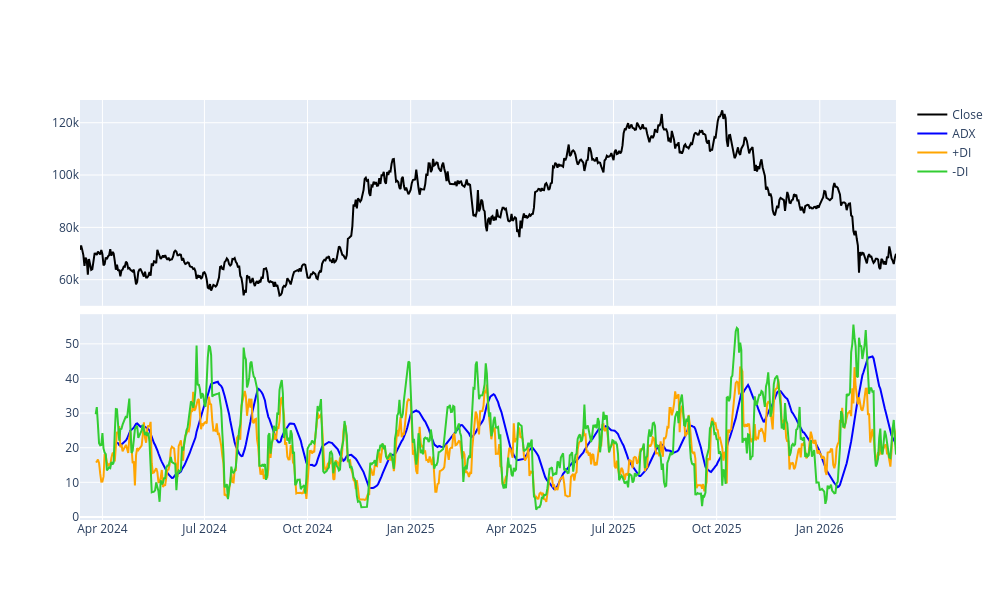

The notebook cell this image was saved under:
### Code cell
fig1 = adx.plot(column='BTC-USD',
         close_kwargs=dict(line_color='black'),
         adx_kwargs=dict(line_color='blue'),
         plus_di_kwargs=dict(line_color='orange'),
         minus_di_kwargs=dict(line_color='limegreen')
        )
#fig1.write_html("fig1.html", include_plotlyjs="embed")
fig1.show()

### Figure 1 — Plotly figure (JSON) as saved in the notebook; plotly's stock layout.template omitted (floating-point values rounded to 4 significant figures; data arrays with more than 128 entries replaced by an {"elided": "..."} marker saying what was removed)
{"data": [{"line": {"color": "black"}, "name": "Close", "type": "scatter", "x": {"elided": "729 str values"}, "xaxis": "x", "y": {"elided": "729 float values"}, "yaxis": "y"}, {"line": {"color": "blue"}, "name": "ADX", "type": "scatter", "x": {"elided": "729 str values"}, "xaxis": "x2", "y": {"elided": "729 float values"}, "yaxis": "y2"}, {"line": {"color": "orange"}, "name": "+DI", "type": "scatter", "x": {"elided": "729 str values"}, "xaxis": "x2", "y": {"elided": "729 float values"}, "yaxis": "y2"}, {"line": {"color": "limegreen"}, "name": "-DI", "type": "scatter", "x": {"elided": "729 str values"}, "xaxis": "x2", "y": {"elided": "729 float values"}, "yaxis": "y2"}], "layout": {"height": 600, "width": 1000, "xaxis": {"anchor": "y", "domain": [0, 1], "matches": "x2", "showticklabels": false}, "xaxis2": {"anchor": "y2", "domain": [0, 1]}, "yaxis": {"anchor": "x", "domain": [0.51, 1]}, "yaxis2": {"anchor": "x2", "domain": [0, 0.49]}}}
